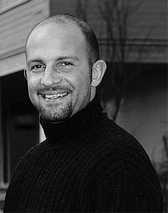
#> input picture dataset/picture/pic00045.jpg, 168 x 213 px, given in place of pic00001.jpg, which was not available
$ python load_data.py   (older library calls are emulated)
#> lines starting #> are read from the running program, lines starting #| are printed output that depends on the picture
import numpy as np
import os
from PIL import Image
import matplotlib.pyplot as plot
import math

_IMAGE_SZIE = 224
_pic_label = []
_coordinate = None

with open(r'./dataset/WebFaces_GroundThruth.txt', 'r') as f:
#> (reads dataset/WebFaces_GroundThruth.txt from the repository)
    data = f.readlines()
    for line in data:
        k = line.split(' ')
        pic_label = k[0]
        coordinate = k[1:-1]

        _pic_label.append(pic_label)
        if _coordinate is not None:
            _coordinate = np.concatenate((_coordinate, coordinate), axis=0)
        else:
            _coordinate = coordinate
    print(_pic_label)
    print(_coordinate)

pic_path_list = os.listdir(r'./dataset/picture')
step = 0
f = open(r'./dataset/coordinate.txt', 'w')
for path in _pic_label:
    pic_path = os.path.join(r'./dataset/picture', path)
    pic = Image.open(pic_path)
#> pic is the input picture: PIL image 168x213 L; min 0, max 241, mean 57.5
    w, h = pic.size
#> w = 168; h = 213
    pic = pic.resize((_IMAGE_SZIE, _IMAGE_SZIE), Image.ANTIALIAS)
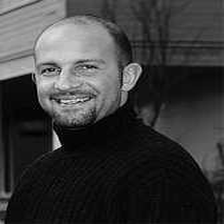
#> pic: PIL image 224x224 L; min 0, max 239, mean 57.5
    pic.save(os.path.join(r'./dataset/data_iamge', path))
    prop_x = _IMAGE_SZIE / w
#> prop_x = 1.33
    prop_y = _IMAGE_SZIE / h
#> prop_y = 1.05
    print(step)
    f.write(path+' ')
    for i in range(8*step, 8*(step+1)):
        if i % 2 == 0:
            f.write(str(float(_coordinate[i])*prop_x)+' ')
        else:
            f.write(str(float(_coordinate[i])*prop_y) + ' ')
    f.write('\n')
    step += 1
#> pass 2 of the loop `for path in _pic_label:`:
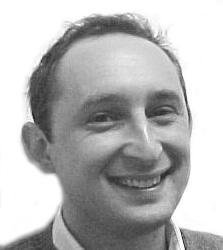
#> input picture dataset/picture/pic00088.jpg, 223 x 250 px, given in place of pic00011.jpg, which was not available
#> pic is the input picture: PIL image 223x250 L; min 30, max 255, mean 182.9
#> `pic = pic.resize((_IMAGE_SZIE, _IMAGE_SZIE), Image.ANTIALIAS)`:
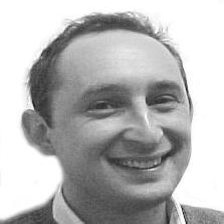
#> pic: PIL image 224x224 L; min 22, max 255, mean 182.9
#> (the run stopped early here; a loop or call above may not have finished)
